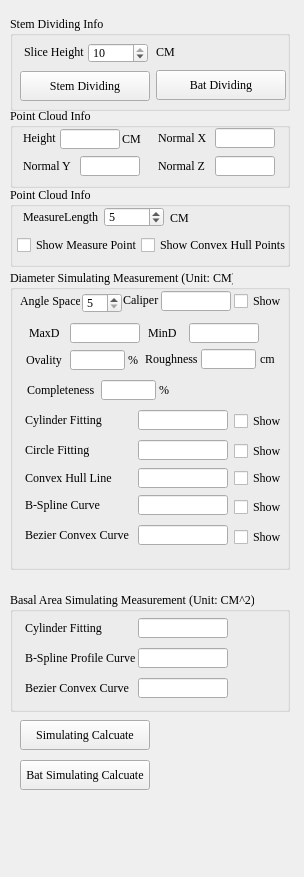
<?xml version="1.0" encoding="UTF-8"?>
<ui version="4.0">
 <class>FormSimulating</class>
 <widget class="QWidget" name="FormSimulating">
  <property name="geometry">
   <rect>
    <x>0</x>
    <y>0</y>
    <width>304</width>
    <height>877</height>
   </rect>
  </property>
  <property name="font">
   <font>
    <family>Times New Roman</family>
   </font>
  </property>
  <property name="windowTitle">
   <string>Form</string>
  </property>
  <widget class="QGroupBox" name="groupBox">
   <property name="geometry">
    <rect>
     <x>10</x>
     <y>108</y>
     <width>280</width>
     <height>80</height>
    </rect>
   </property>
   <property name="minimumSize">
    <size>
     <width>280</width>
     <height>80</height>
    </size>
   </property>
   <property name="maximumSize">
    <size>
     <width>280</width>
     <height>80</height>
    </size>
   </property>
   <property name="title">
    <string>Point Cloud Info</string>
   </property>
   <widget class="QLabel" name="labelThickNess_8">
    <property name="geometry">
     <rect>
      <x>148</x>
      <y>20</y>
      <width>50</width>
      <height>20</height>
     </rect>
    </property>
    <property name="minimumSize">
     <size>
      <width>50</width>
      <height>20</height>
     </size>
    </property>
    <property name="maximumSize">
     <size>
      <width>50</width>
      <height>20</height>
     </size>
    </property>
    <property name="statusTip">
     <string/>
    </property>
    <property name="text">
     <string>Normal X</string>
    </property>
   </widget>
   <widget class="QLineEdit" name="lineEdit_NormalX">
    <property name="geometry">
     <rect>
      <x>205</x>
      <y>20</y>
      <width>60</width>
      <height>20</height>
     </rect>
    </property>
    <property name="minimumSize">
     <size>
      <width>60</width>
      <height>20</height>
     </size>
    </property>
    <property name="maximumSize">
     <size>
      <width>60</width>
      <height>20</height>
     </size>
    </property>
    <property name="readOnly">
     <bool>true</bool>
    </property>
   </widget>
   <widget class="QLineEdit" name="lineEdit_NormalY">
    <property name="geometry">
     <rect>
      <x>70</x>
      <y>48</y>
      <width>60</width>
      <height>20</height>
     </rect>
    </property>
    <property name="minimumSize">
     <size>
      <width>60</width>
      <height>20</height>
     </size>
    </property>
    <property name="maximumSize">
     <size>
      <width>60</width>
      <height>20</height>
     </size>
    </property>
    <property name="readOnly">
     <bool>true</bool>
    </property>
   </widget>
   <widget class="QLabel" name="labelThickNess_9">
    <property name="geometry">
     <rect>
      <x>13</x>
      <y>48</y>
      <width>50</width>
      <height>20</height>
     </rect>
    </property>
    <property name="minimumSize">
     <size>
      <width>50</width>
      <height>20</height>
     </size>
    </property>
    <property name="maximumSize">
     <size>
      <width>50</width>
      <height>20</height>
     </size>
    </property>
    <property name="statusTip">
     <string/>
    </property>
    <property name="text">
     <string>Normal Y</string>
    </property>
   </widget>
   <widget class="QLabel" name="labelThickNess_10">
    <property name="geometry">
     <rect>
      <x>148</x>
      <y>48</y>
      <width>50</width>
      <height>20</height>
     </rect>
    </property>
    <property name="minimumSize">
     <size>
      <width>50</width>
      <height>20</height>
     </size>
    </property>
    <property name="maximumSize">
     <size>
      <width>50</width>
      <height>20</height>
     </size>
    </property>
    <property name="statusTip">
     <string/>
    </property>
    <property name="text">
     <string>Normal Z</string>
    </property>
   </widget>
   <widget class="QLineEdit" name="lineEdit_NormalZ">
    <property name="geometry">
     <rect>
      <x>205</x>
      <y>48</y>
      <width>60</width>
      <height>20</height>
     </rect>
    </property>
    <property name="minimumSize">
     <size>
      <width>60</width>
      <height>20</height>
     </size>
    </property>
    <property name="maximumSize">
     <size>
      <width>60</width>
      <height>20</height>
     </size>
    </property>
    <property name="readOnly">
     <bool>true</bool>
    </property>
   </widget>
   <widget class="QLabel" name="labelThickNess_4">
    <property name="geometry">
     <rect>
      <x>13</x>
      <y>20</y>
      <width>50</width>
      <height>20</height>
     </rect>
    </property>
    <property name="minimumSize">
     <size>
      <width>50</width>
      <height>20</height>
     </size>
    </property>
    <property name="maximumSize">
     <size>
      <width>50</width>
      <height>20</height>
     </size>
    </property>
    <property name="text">
     <string>Height</string>
    </property>
   </widget>
   <widget class="QLineEdit" name="lineEdit_Height">
    <property name="geometry">
     <rect>
      <x>50</x>
      <y>21</y>
      <width>60</width>
      <height>20</height>
     </rect>
    </property>
    <property name="minimumSize">
     <size>
      <width>60</width>
      <height>20</height>
     </size>
    </property>
    <property name="maximumSize">
     <size>
      <width>60</width>
      <height>20</height>
     </size>
    </property>
    <property name="readOnly">
     <bool>true</bool>
    </property>
   </widget>
   <widget class="QLabel" name="labelThickNess_6">
    <property name="geometry">
     <rect>
      <x>112</x>
      <y>21</y>
      <width>30</width>
      <height>20</height>
     </rect>
    </property>
    <property name="minimumSize">
     <size>
      <width>30</width>
      <height>20</height>
     </size>
    </property>
    <property name="maximumSize">
     <size>
      <width>30</width>
      <height>20</height>
     </size>
    </property>
    <property name="text">
     <string>CM</string>
    </property>
   </widget>
  </widget>
  <widget class="QGroupBox" name="groupBox_2">
   <property name="geometry">
    <rect>
     <x>10</x>
     <y>270</y>
     <width>280</width>
     <height>300</height>
    </rect>
   </property>
   <property name="minimumSize">
    <size>
     <width>280</width>
     <height>300</height>
    </size>
   </property>
   <property name="maximumSize">
    <size>
     <width>280</width>
     <height>300</height>
    </size>
   </property>
   <property name="title">
    <string>Diameter Simulating Measurement (Unit: CM)</string>
   </property>
   <widget class="QWidget" name="layoutWidget">
    <property name="geometry">
     <rect>
      <x>17</x>
      <y>51</y>
      <width>234</width>
      <height>24</height>
     </rect>
    </property>
    <layout class="QHBoxLayout" name="horizontalLayout_18">
     <item>
      <layout class="QHBoxLayout" name="horizontalLayout_17">
       <item>
        <widget class="QLabel" name="labelThickNess_20">
         <property name="minimumSize">
          <size>
           <width>35</width>
           <height>20</height>
          </size>
         </property>
         <property name="maximumSize">
          <size>
           <width>35</width>
           <height>20</height>
          </size>
         </property>
         <property name="text">
          <string>MaxD</string>
         </property>
        </widget>
       </item>
       <item>
        <widget class="QLineEdit" name="lineEditD_Caliper_Max">
         <property name="minimumSize">
          <size>
           <width>70</width>
           <height>20</height>
          </size>
         </property>
         <property name="maximumSize">
          <size>
           <width>70</width>
           <height>20</height>
          </size>
         </property>
         <property name="readOnly">
          <bool>true</bool>
         </property>
        </widget>
       </item>
      </layout>
     </item>
     <item>
      <layout class="QHBoxLayout" name="horizontalLayout_16">
       <item>
        <widget class="QLabel" name="labelThickNess_21">
         <property name="minimumSize">
          <size>
           <width>35</width>
           <height>20</height>
          </size>
         </property>
         <property name="maximumSize">
          <size>
           <width>35</width>
           <height>20</height>
          </size>
         </property>
         <property name="text">
          <string>MinD</string>
         </property>
        </widget>
       </item>
       <item>
        <widget class="QLineEdit" name="lineEditD_Caliper_Min">
         <property name="minimumSize">
          <size>
           <width>70</width>
           <height>20</height>
          </size>
         </property>
         <property name="maximumSize">
          <size>
           <width>70</width>
           <height>20</height>
          </size>
         </property>
         <property name="readOnly">
          <bool>true</bool>
         </property>
        </widget>
       </item>
      </layout>
     </item>
    </layout>
   </widget>
   <widget class="QCheckBox" name="checkBoxShowCylinder">
    <property name="geometry">
     <rect>
      <x>224</x>
      <y>143</y>
      <width>50</width>
      <height>16</height>
     </rect>
    </property>
    <property name="minimumSize">
     <size>
      <width>50</width>
      <height>0</height>
     </size>
    </property>
    <property name="maximumSize">
     <size>
      <width>50</width>
      <height>20</height>
     </size>
    </property>
    <property name="text">
     <string>Show</string>
    </property>
    <property name="checked">
     <bool>false</bool>
    </property>
   </widget>
   <widget class="QCheckBox" name="checkBoxShowCircle">
    <property name="geometry">
     <rect>
      <x>224</x>
      <y>173</y>
      <width>50</width>
      <height>16</height>
     </rect>
    </property>
    <property name="minimumSize">
     <size>
      <width>50</width>
      <height>0</height>
     </size>
    </property>
    <property name="maximumSize">
     <size>
      <width>50</width>
      <height>20</height>
     </size>
    </property>
    <property name="text">
     <string>Show</string>
    </property>
    <property name="checked">
     <bool>false</bool>
    </property>
   </widget>
   <widget class="QCheckBox" name="checkBoxShowConvexHullLine">
    <property name="geometry">
     <rect>
      <x>224</x>
      <y>200</y>
      <width>50</width>
      <height>16</height>
     </rect>
    </property>
    <property name="minimumSize">
     <size>
      <width>50</width>
      <height>0</height>
     </size>
    </property>
    <property name="maximumSize">
     <size>
      <width>50</width>
      <height>20</height>
     </size>
    </property>
    <property name="text">
     <string>Show</string>
    </property>
    <property name="checked">
     <bool>false</bool>
    </property>
   </widget>
   <widget class="QCheckBox" name="checkBoxShowBSpline">
    <property name="geometry">
     <rect>
      <x>224</x>
      <y>229</y>
      <width>50</width>
      <height>16</height>
     </rect>
    </property>
    <property name="minimumSize">
     <size>
      <width>50</width>
      <height>0</height>
     </size>
    </property>
    <property name="maximumSize">
     <size>
      <width>50</width>
      <height>20</height>
     </size>
    </property>
    <property name="text">
     <string>Show</string>
    </property>
    <property name="checked">
     <bool>false</bool>
    </property>
   </widget>
   <widget class="QCheckBox" name="checkBoxShowBezier">
    <property name="geometry">
     <rect>
      <x>224</x>
      <y>259</y>
      <width>50</width>
      <height>16</height>
     </rect>
    </property>
    <property name="minimumSize">
     <size>
      <width>50</width>
      <height>0</height>
     </size>
    </property>
    <property name="maximumSize">
     <size>
      <width>50</width>
      <height>20</height>
     </size>
    </property>
    <property name="text">
     <string>Show</string>
    </property>
    <property name="checked">
     <bool>false</bool>
    </property>
   </widget>
   <widget class="QLabel" name="labelThickNess_5">
    <property name="geometry">
     <rect>
      <x>15</x>
      <y>140</y>
      <width>110</width>
      <height>20</height>
     </rect>
    </property>
    <property name="minimumSize">
     <size>
      <width>110</width>
      <height>20</height>
     </size>
    </property>
    <property name="maximumSize">
     <size>
      <width>110</width>
      <height>20</height>
     </size>
    </property>
    <property name="text">
     <string>Cylinder Fitting</string>
    </property>
   </widget>
   <widget class="QLineEdit" name="lineEditD_Cylinder">
    <property name="geometry">
     <rect>
      <x>128</x>
      <y>140</y>
      <width>90</width>
      <height>20</height>
     </rect>
    </property>
    <property name="minimumSize">
     <size>
      <width>90</width>
      <height>20</height>
     </size>
    </property>
    <property name="maximumSize">
     <size>
      <width>90</width>
      <height>20</height>
     </size>
    </property>
    <property name="readOnly">
     <bool>true</bool>
    </property>
   </widget>
   <widget class="QLabel" name="labelThickNess_11">
    <property name="geometry">
     <rect>
      <x>15</x>
      <y>170</y>
      <width>110</width>
      <height>20</height>
     </rect>
    </property>
    <property name="minimumSize">
     <size>
      <width>110</width>
      <height>20</height>
     </size>
    </property>
    <property name="maximumSize">
     <size>
      <width>110</width>
      <height>20</height>
     </size>
    </property>
    <property name="statusTip">
     <string/>
    </property>
    <property name="text">
     <string>Circle Fitting</string>
    </property>
   </widget>
   <widget class="QLineEdit" name="lineEditD_Circle">
    <property name="geometry">
     <rect>
      <x>128</x>
      <y>170</y>
      <width>90</width>
      <height>20</height>
     </rect>
    </property>
    <property name="minimumSize">
     <size>
      <width>90</width>
      <height>20</height>
     </size>
    </property>
    <property name="maximumSize">
     <size>
      <width>90</width>
      <height>20</height>
     </size>
    </property>
    <property name="readOnly">
     <bool>true</bool>
    </property>
   </widget>
   <widget class="QLabel" name="labelThickNess_14">
    <property name="geometry">
     <rect>
      <x>15</x>
      <y>198</y>
      <width>110</width>
      <height>20</height>
     </rect>
    </property>
    <property name="minimumSize">
     <size>
      <width>110</width>
      <height>20</height>
     </size>
    </property>
    <property name="maximumSize">
     <size>
      <width>110</width>
      <height>20</height>
     </size>
    </property>
    <property name="statusTip">
     <string/>
    </property>
    <property name="text">
     <string>Convex Hull Line</string>
    </property>
   </widget>
   <widget class="QLineEdit" name="lineEditD_ConvexHullLine">
    <property name="geometry">
     <rect>
      <x>128</x>
      <y>198</y>
      <width>90</width>
      <height>20</height>
     </rect>
    </property>
    <property name="minimumSize">
     <size>
      <width>90</width>
      <height>20</height>
     </size>
    </property>
    <property name="maximumSize">
     <size>
      <width>90</width>
      <height>20</height>
     </size>
    </property>
    <property name="readOnly">
     <bool>true</bool>
    </property>
   </widget>
   <widget class="QLabel" name="labelThickNess_12">
    <property name="geometry">
     <rect>
      <x>15</x>
      <y>225</y>
      <width>110</width>
      <height>20</height>
     </rect>
    </property>
    <property name="minimumSize">
     <size>
      <width>110</width>
      <height>20</height>
     </size>
    </property>
    <property name="maximumSize">
     <size>
      <width>110</width>
      <height>20</height>
     </size>
    </property>
    <property name="statusTip">
     <string/>
    </property>
    <property name="text">
     <string>B-Spline Curve</string>
    </property>
   </widget>
   <widget class="QLineEdit" name="lineEditD_BSpline">
    <property name="geometry">
     <rect>
      <x>128</x>
      <y>225</y>
      <width>90</width>
      <height>20</height>
     </rect>
    </property>
    <property name="minimumSize">
     <size>
      <width>90</width>
      <height>20</height>
     </size>
    </property>
    <property name="maximumSize">
     <size>
      <width>90</width>
      <height>20</height>
     </size>
    </property>
    <property name="readOnly">
     <bool>true</bool>
    </property>
   </widget>
   <widget class="QLabel" name="labelThickNess_13">
    <property name="geometry">
     <rect>
      <x>15</x>
      <y>255</y>
      <width>110</width>
      <height>20</height>
     </rect>
    </property>
    <property name="minimumSize">
     <size>
      <width>110</width>
      <height>20</height>
     </size>
    </property>
    <property name="maximumSize">
     <size>
      <width>110</width>
      <height>20</height>
     </size>
    </property>
    <property name="statusTip">
     <string/>
    </property>
    <property name="text">
     <string>Bezier Convex Curve</string>
    </property>
   </widget>
   <widget class="QLineEdit" name="lineEditD_BezierConvex">
    <property name="geometry">
     <rect>
      <x>128</x>
      <y>255</y>
      <width>90</width>
      <height>20</height>
     </rect>
    </property>
    <property name="minimumSize">
     <size>
      <width>90</width>
      <height>20</height>
     </size>
    </property>
    <property name="maximumSize">
     <size>
      <width>90</width>
      <height>20</height>
     </size>
    </property>
    <property name="readOnly">
     <bool>true</bool>
    </property>
   </widget>
   <widget class="QCheckBox" name="checkBoxShowCaliper">
    <property name="geometry">
     <rect>
      <x>224</x>
      <y>23</y>
      <width>50</width>
      <height>16</height>
     </rect>
    </property>
    <property name="minimumSize">
     <size>
      <width>50</width>
      <height>0</height>
     </size>
    </property>
    <property name="maximumSize">
     <size>
      <width>50</width>
      <height>20</height>
     </size>
    </property>
    <property name="text">
     <string>Show</string>
    </property>
    <property name="checked">
     <bool>false</bool>
    </property>
   </widget>
   <widget class="QLineEdit" name="lineEditD_Caliper">
    <property name="geometry">
     <rect>
      <x>151</x>
      <y>21</y>
      <width>70</width>
      <height>20</height>
     </rect>
    </property>
    <property name="minimumSize">
     <size>
      <width>70</width>
      <height>20</height>
     </size>
    </property>
    <property name="maximumSize">
     <size>
      <width>70</width>
      <height>20</height>
     </size>
    </property>
    <property name="readOnly">
     <bool>true</bool>
    </property>
   </widget>
   <widget class="QLabel" name="labelThickNess_19">
    <property name="geometry">
     <rect>
      <x>113</x>
      <y>20</y>
      <width>40</width>
      <height>20</height>
     </rect>
    </property>
    <property name="minimumSize">
     <size>
      <width>40</width>
      <height>20</height>
     </size>
    </property>
    <property name="maximumSize">
     <size>
      <width>40</width>
      <height>20</height>
     </size>
    </property>
    <property name="text">
     <string>Caliper</string>
    </property>
   </widget>
   <widget class="QLabel" name="labelThickNess_25">
    <property name="geometry">
     <rect>
      <x>10</x>
      <y>21</y>
      <width>60</width>
      <height>20</height>
     </rect>
    </property>
    <property name="minimumSize">
     <size>
      <width>60</width>
      <height>20</height>
     </size>
    </property>
    <property name="maximumSize">
     <size>
      <width>60</width>
      <height>20</height>
     </size>
    </property>
    <property name="text">
     <string>Angle Space</string>
    </property>
   </widget>
   <widget class="QSpinBox" name="spinBox_AngleSpace">
    <property name="geometry">
     <rect>
      <x>72</x>
      <y>23</y>
      <width>40</width>
      <height>20</height>
     </rect>
    </property>
    <property name="minimumSize">
     <size>
      <width>40</width>
      <height>20</height>
     </size>
    </property>
    <property name="maximumSize">
     <size>
      <width>40</width>
      <height>20</height>
     </size>
    </property>
    <property name="minimum">
     <number>5</number>
    </property>
    <property name="maximum">
     <number>30</number>
    </property>
    <property name="value">
     <number>5</number>
    </property>
   </widget>
   <widget class="QLabel" name="labelThickNess_26">
    <property name="geometry">
     <rect>
      <x>118</x>
      <y>80</y>
      <width>20</width>
      <height>20</height>
     </rect>
    </property>
    <property name="minimumSize">
     <size>
      <width>20</width>
      <height>20</height>
     </size>
    </property>
    <property name="maximumSize">
     <size>
      <width>20</width>
      <height>20</height>
     </size>
    </property>
    <property name="text">
     <string>%</string>
    </property>
   </widget>
   <widget class="QLabel" name="labelThickNess_22">
    <property name="geometry">
     <rect>
      <x>16</x>
      <y>80</y>
      <width>38</width>
      <height>20</height>
     </rect>
    </property>
    <property name="minimumSize">
     <size>
      <width>38</width>
      <height>20</height>
     </size>
    </property>
    <property name="maximumSize">
     <size>
      <width>38</width>
      <height>20</height>
     </size>
    </property>
    <property name="text">
     <string>Ovality</string>
    </property>
   </widget>
   <widget class="QLineEdit" name="lineEditD_Caliper_Ovality">
    <property name="geometry">
     <rect>
      <x>60</x>
      <y>80</y>
      <width>55</width>
      <height>20</height>
     </rect>
    </property>
    <property name="minimumSize">
     <size>
      <width>55</width>
      <height>20</height>
     </size>
    </property>
    <property name="maximumSize">
     <size>
      <width>55</width>
      <height>20</height>
     </size>
    </property>
    <property name="readOnly">
     <bool>true</bool>
    </property>
   </widget>
   <widget class="QLineEdit" name="lineEditD_Completeness">
    <property name="geometry">
     <rect>
      <x>91</x>
      <y>110</y>
      <width>55</width>
      <height>20</height>
     </rect>
    </property>
    <property name="minimumSize">
     <size>
      <width>55</width>
      <height>20</height>
     </size>
    </property>
    <property name="maximumSize">
     <size>
      <width>55</width>
      <height>20</height>
     </size>
    </property>
    <property name="readOnly">
     <bool>true</bool>
    </property>
   </widget>
   <widget class="QLabel" name="labelThickNess_23">
    <property name="geometry">
     <rect>
      <x>17</x>
      <y>110</y>
      <width>80</width>
      <height>20</height>
     </rect>
    </property>
    <property name="minimumSize">
     <size>
      <width>80</width>
      <height>20</height>
     </size>
    </property>
    <property name="maximumSize">
     <size>
      <width>80</width>
      <height>20</height>
     </size>
    </property>
    <property name="text">
     <string>Completeness</string>
    </property>
   </widget>
   <widget class="QLabel" name="labelThickNess_27">
    <property name="geometry">
     <rect>
      <x>149</x>
      <y>110</y>
      <width>20</width>
      <height>20</height>
     </rect>
    </property>
    <property name="minimumSize">
     <size>
      <width>20</width>
      <height>20</height>
     </size>
    </property>
    <property name="maximumSize">
     <size>
      <width>20</width>
      <height>20</height>
     </size>
    </property>
    <property name="text">
     <string>%</string>
    </property>
   </widget>
   <widget class="QLineEdit" name="lineEditD_Roughness">
    <property name="geometry">
     <rect>
      <x>191</x>
      <y>79</y>
      <width>55</width>
      <height>20</height>
     </rect>
    </property>
    <property name="minimumSize">
     <size>
      <width>55</width>
      <height>20</height>
     </size>
    </property>
    <property name="maximumSize">
     <size>
      <width>55</width>
      <height>20</height>
     </size>
    </property>
    <property name="readOnly">
     <bool>true</bool>
    </property>
   </widget>
   <widget class="QLabel" name="labelThickNess_30">
    <property name="geometry">
     <rect>
      <x>135</x>
      <y>79</y>
      <width>80</width>
      <height>20</height>
     </rect>
    </property>
    <property name="minimumSize">
     <size>
      <width>80</width>
      <height>20</height>
     </size>
    </property>
    <property name="maximumSize">
     <size>
      <width>80</width>
      <height>20</height>
     </size>
    </property>
    <property name="text">
     <string>Roughness</string>
    </property>
   </widget>
   <widget class="QLabel" name="labelThickNess_31">
    <property name="geometry">
     <rect>
      <x>250</x>
      <y>79</y>
      <width>20</width>
      <height>20</height>
     </rect>
    </property>
    <property name="minimumSize">
     <size>
      <width>20</width>
      <height>20</height>
     </size>
    </property>
    <property name="maximumSize">
     <size>
      <width>20</width>
      <height>20</height>
     </size>
    </property>
    <property name="text">
     <string>cm</string>
    </property>
   </widget>
  </widget>
  <widget class="QGroupBox" name="groupBox_3">
   <property name="geometry">
    <rect>
     <x>10</x>
     <y>592</y>
     <width>280</width>
     <height>120</height>
    </rect>
   </property>
   <property name="minimumSize">
    <size>
     <width>280</width>
     <height>120</height>
    </size>
   </property>
   <property name="maximumSize">
    <size>
     <width>280</width>
     <height>120</height>
    </size>
   </property>
   <property name="title">
    <string>Basal Area Simulating Measurement (Unit: CM^2)</string>
   </property>
   <widget class="QLabel" name="labelThickNess_7">
    <property name="geometry">
     <rect>
      <x>15</x>
      <y>26</y>
      <width>110</width>
      <height>20</height>
     </rect>
    </property>
    <property name="minimumSize">
     <size>
      <width>110</width>
      <height>20</height>
     </size>
    </property>
    <property name="maximumSize">
     <size>
      <width>110</width>
      <height>20</height>
     </size>
    </property>
    <property name="text">
     <string>Cylinder Fitting</string>
    </property>
   </widget>
   <widget class="QLineEdit" name="lineEditBA_Cylinder">
    <property name="geometry">
     <rect>
      <x>128</x>
      <y>26</y>
      <width>90</width>
      <height>20</height>
     </rect>
    </property>
    <property name="minimumSize">
     <size>
      <width>90</width>
      <height>20</height>
     </size>
    </property>
    <property name="maximumSize">
     <size>
      <width>90</width>
      <height>20</height>
     </size>
    </property>
    <property name="readOnly">
     <bool>true</bool>
    </property>
   </widget>
   <widget class="QLineEdit" name="lineEditBA_BSplineProfileCurve">
    <property name="geometry">
     <rect>
      <x>128</x>
      <y>56</y>
      <width>90</width>
      <height>20</height>
     </rect>
    </property>
    <property name="minimumSize">
     <size>
      <width>90</width>
      <height>20</height>
     </size>
    </property>
    <property name="maximumSize">
     <size>
      <width>90</width>
      <height>20</height>
     </size>
    </property>
    <property name="readOnly">
     <bool>true</bool>
    </property>
   </widget>
   <widget class="QLabel" name="labelThickNess_17">
    <property name="geometry">
     <rect>
      <x>15</x>
      <y>56</y>
      <width>110</width>
      <height>20</height>
     </rect>
    </property>
    <property name="minimumSize">
     <size>
      <width>110</width>
      <height>20</height>
     </size>
    </property>
    <property name="maximumSize">
     <size>
      <width>110</width>
      <height>20</height>
     </size>
    </property>
    <property name="statusTip">
     <string/>
    </property>
    <property name="text">
     <string>B-Spline Profile Curve</string>
    </property>
   </widget>
   <widget class="QLabel" name="labelThickNess_18">
    <property name="geometry">
     <rect>
      <x>15</x>
      <y>86</y>
      <width>110</width>
      <height>20</height>
     </rect>
    </property>
    <property name="minimumSize">
     <size>
      <width>110</width>
      <height>20</height>
     </size>
    </property>
    <property name="maximumSize">
     <size>
      <width>110</width>
      <height>20</height>
     </size>
    </property>
    <property name="statusTip">
     <string/>
    </property>
    <property name="text">
     <string>Bezier Convex Curve</string>
    </property>
   </widget>
   <widget class="QLineEdit" name="lineEditBA_Bezier">
    <property name="geometry">
     <rect>
      <x>128</x>
      <y>86</y>
      <width>90</width>
      <height>20</height>
     </rect>
    </property>
    <property name="minimumSize">
     <size>
      <width>90</width>
      <height>20</height>
     </size>
    </property>
    <property name="maximumSize">
     <size>
      <width>90</width>
      <height>20</height>
     </size>
    </property>
    <property name="readOnly">
     <bool>true</bool>
    </property>
   </widget>
  </widget>
  <widget class="QPushButton" name="pushButtonCalculate">
   <property name="geometry">
    <rect>
     <x>20</x>
     <y>720</y>
     <width>130</width>
     <height>30</height>
    </rect>
   </property>
   <property name="minimumSize">
    <size>
     <width>130</width>
     <height>30</height>
    </size>
   </property>
   <property name="text">
    <string>Simulating Calcuate</string>
   </property>
  </widget>
  <widget class="QPushButton" name="pushButtonBatCalculate">
   <property name="geometry">
    <rect>
     <x>20</x>
     <y>760</y>
     <width>130</width>
     <height>30</height>
    </rect>
   </property>
   <property name="minimumSize">
    <size>
     <width>130</width>
     <height>30</height>
    </size>
   </property>
   <property name="text">
    <string>Bat Simulating Calcuate</string>
   </property>
  </widget>
  <widget class="QGroupBox" name="groupBox_4">
   <property name="geometry">
    <rect>
     <x>10</x>
     <y>16</y>
     <width>280</width>
     <height>95</height>
    </rect>
   </property>
   <property name="minimumSize">
    <size>
     <width>280</width>
     <height>95</height>
    </size>
   </property>
   <property name="maximumSize">
    <size>
     <width>280</width>
     <height>95</height>
    </size>
   </property>
   <property name="title">
    <string>Stem Dividing Info</string>
   </property>
   <widget class="QPushButton" name="pushButtonStemDividing">
    <property name="geometry">
     <rect>
      <x>10</x>
      <y>55</y>
      <width>130</width>
      <height>30</height>
     </rect>
    </property>
    <property name="minimumSize">
     <size>
      <width>130</width>
      <height>30</height>
     </size>
    </property>
    <property name="text">
     <string>Stem Dividing</string>
    </property>
   </widget>
   <widget class="QPushButton" name="pushButtonBatStemDividing">
    <property name="geometry">
     <rect>
      <x>146</x>
      <y>54</y>
      <width>130</width>
      <height>30</height>
     </rect>
    </property>
    <property name="minimumSize">
     <size>
      <width>130</width>
      <height>30</height>
     </size>
    </property>
    <property name="text">
     <string>Bat Dividing</string>
    </property>
   </widget>
   <widget class="QSpinBox" name="spinBox_SliceHeight">
    <property name="geometry">
     <rect>
      <x>78</x>
      <y>27</y>
      <width>60</width>
      <height>20</height>
     </rect>
    </property>
    <property name="minimumSize">
     <size>
      <width>60</width>
      <height>20</height>
     </size>
    </property>
    <property name="maximumSize">
     <size>
      <width>60</width>
      <height>20</height>
     </size>
    </property>
    <property name="minimum">
     <number>1</number>
    </property>
    <property name="maximum">
     <number>10</number>
    </property>
    <property name="value">
     <number>10</number>
    </property>
   </widget>
   <widget class="QLabel" name="labelSliceHeight">
    <property name="geometry">
     <rect>
      <x>14</x>
      <y>26</y>
      <width>65</width>
      <height>20</height>
     </rect>
    </property>
    <property name="minimumSize">
     <size>
      <width>65</width>
      <height>20</height>
     </size>
    </property>
    <property name="maximumSize">
     <size>
      <width>65</width>
      <height>20</height>
     </size>
    </property>
    <property name="text">
     <string>Slice Height</string>
    </property>
   </widget>
   <widget class="QLabel" name="labelThickNess_24">
    <property name="geometry">
     <rect>
      <x>146</x>
      <y>26</y>
      <width>40</width>
      <height>20</height>
     </rect>
    </property>
    <property name="minimumSize">
     <size>
      <width>40</width>
      <height>20</height>
     </size>
    </property>
    <property name="maximumSize">
     <size>
      <width>40</width>
      <height>20</height>
     </size>
    </property>
    <property name="text">
     <string>CM</string>
    </property>
   </widget>
  </widget>
  <widget class="QGroupBox" name="groupBox_5">
   <property name="geometry">
    <rect>
     <x>10</x>
     <y>187</y>
     <width>280</width>
     <height>80</height>
    </rect>
   </property>
   <property name="minimumSize">
    <size>
     <width>280</width>
     <height>80</height>
    </size>
   </property>
   <property name="maximumSize">
    <size>
     <width>280</width>
     <height>80</height>
    </size>
   </property>
   <property name="title">
    <string>Point Cloud Info</string>
   </property>
   <widget class="QLabel" name="labelThickNess_28">
    <property name="geometry">
     <rect>
      <x>13</x>
      <y>20</y>
      <width>80</width>
      <height>20</height>
     </rect>
    </property>
    <property name="minimumSize">
     <size>
      <width>80</width>
      <height>20</height>
     </size>
    </property>
    <property name="maximumSize">
     <size>
      <width>80</width>
      <height>20</height>
     </size>
    </property>
    <property name="text">
     <string>MeasureLength</string>
    </property>
   </widget>
   <widget class="QLabel" name="labelThickNess_29">
    <property name="geometry">
     <rect>
      <x>160</x>
      <y>21</y>
      <width>30</width>
      <height>20</height>
     </rect>
    </property>
    <property name="minimumSize">
     <size>
      <width>30</width>
      <height>20</height>
     </size>
    </property>
    <property name="maximumSize">
     <size>
      <width>30</width>
      <height>20</height>
     </size>
    </property>
    <property name="text">
     <string>CM</string>
    </property>
   </widget>
   <widget class="QSpinBox" name="spinBox_MeasureLength">
    <property name="geometry">
     <rect>
      <x>94</x>
      <y>20</y>
      <width>60</width>
      <height>20</height>
     </rect>
    </property>
    <property name="minimumSize">
     <size>
      <width>60</width>
      <height>20</height>
     </size>
    </property>
    <property name="maximumSize">
     <size>
      <width>60</width>
      <height>20</height>
     </size>
    </property>
    <property name="minimum">
     <number>1</number>
    </property>
    <property name="maximum">
     <number>10</number>
    </property>
    <property name="value">
     <number>5</number>
    </property>
   </widget>
   <widget class="QCheckBox" name="checkBoxShowMeasurePoints">
    <property name="geometry">
     <rect>
      <x>7</x>
      <y>50</y>
      <width>120</width>
      <height>16</height>
     </rect>
    </property>
    <property name="minimumSize">
     <size>
      <width>120</width>
      <height>0</height>
     </size>
    </property>
    <property name="maximumSize">
     <size>
      <width>120</width>
      <height>20</height>
     </size>
    </property>
    <property name="text">
     <string>Show Measure Points</string>
    </property>
    <property name="checked">
     <bool>false</bool>
    </property>
   </widget>
   <widget class="QCheckBox" name="checkBoxShowConvexhullPoints">
    <property name="geometry">
     <rect>
      <x>131</x>
      <y>50</y>
      <width>145</width>
      <height>16</height>
     </rect>
    </property>
    <property name="minimumSize">
     <size>
      <width>145</width>
      <height>0</height>
     </size>
    </property>
    <property name="maximumSize">
     <size>
      <width>145</width>
      <height>20</height>
     </size>
    </property>
    <property name="text">
     <string>Show Convex Hull Points</string>
    </property>
    <property name="checked">
     <bool>false</bool>
    </property>
   </widget>
  </widget>
 </widget>
 <resources/>
 <connections/>
</ui>
